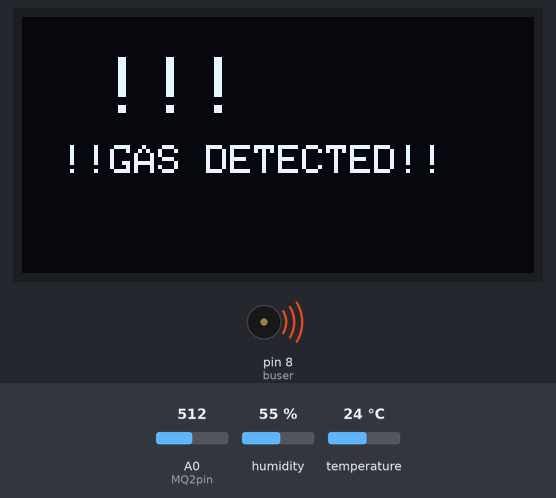
The sketch below on a simulated Arduino Uno, built with avr-gcc and run on an emulated ATmega328P. Shown: 128×64 one-colour display, buzzer (waves = sounding). Inputs (shaded band) come from the test bench; at power-on: A0 (MQ2pin) = 512, humidity 55 %, temperature 24 °C. The local clock reads 2024-03-15 10:24:30 at power-on unless the sketch sets it; what the sketch prints to the serial monitor is not drawn.

Above: at 1.2 s.
1.3 s: A0 (MQ2pin) set to 109
2.8 s: A0 (MQ2pin) set to 92
At 3.8 s:
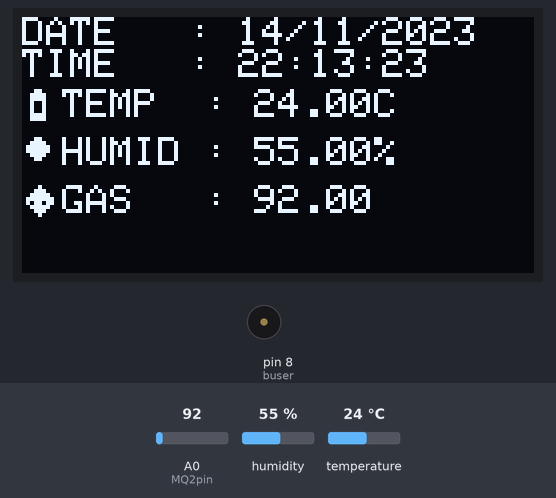
5.5 s: humidity set to 22 %
At 7.8 s:
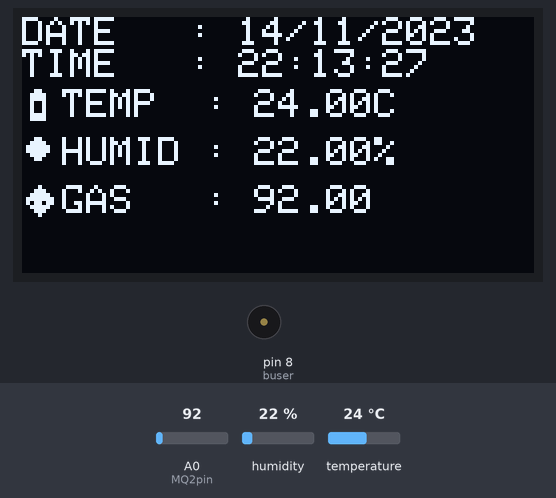
8.5 s: temperature set to 12 °C
At 9.9 s:
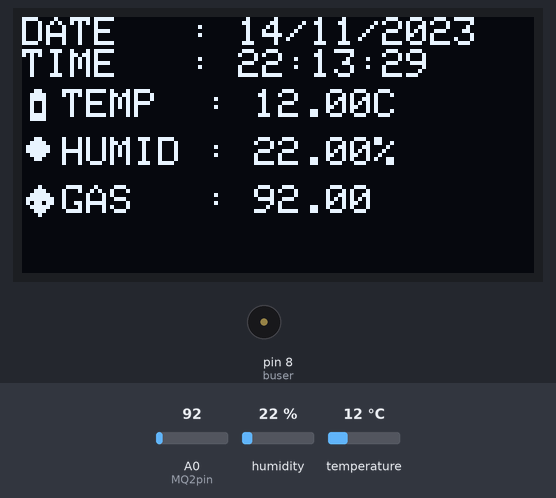
10.5 s: humidity set to 40 %
At 11.9 s:
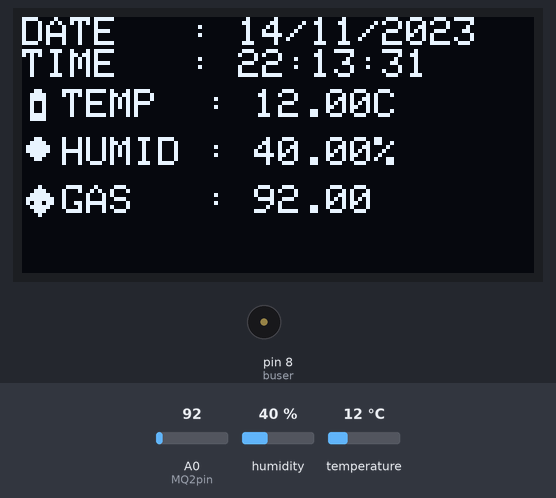
12.6 s: A0 (MQ2pin) set to 11
At 13.9 s:
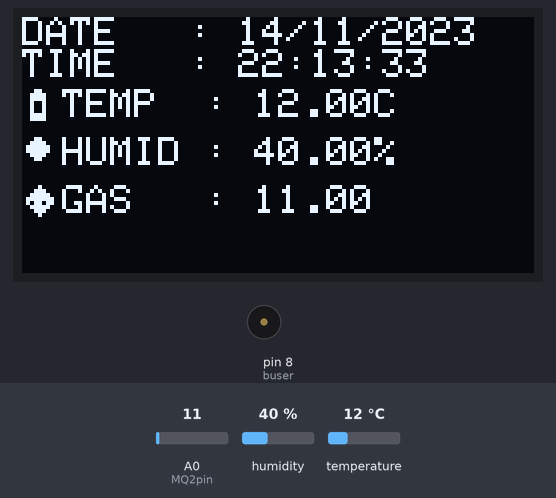
14.6 s: A0 (MQ2pin) set to 8
At 16.8 s:
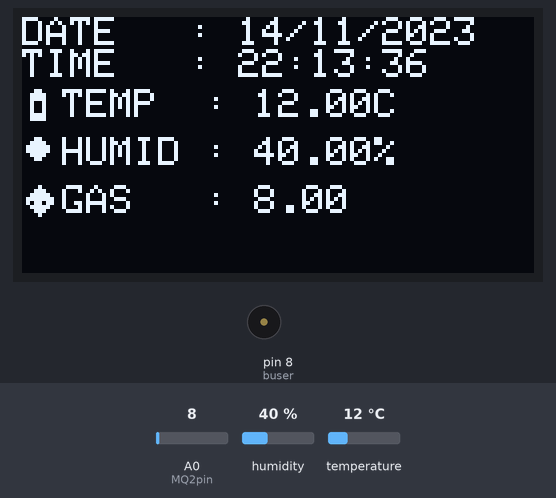
Timing chart, 0 to 17.6 s (numbered marks = the images above; inputs shaded):
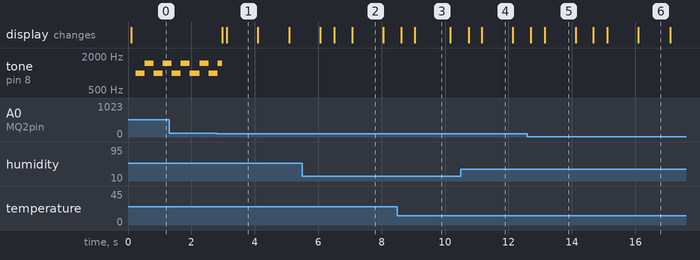

Measured:
- the behaviour switches between 101 and 100 on A0 (MQ2pin) (found by bisection; images 0 and 1)
- after the input at 2.8 s, the display: first changes after 0.17 s (image 1 shows a later state)
- what the display in image 1 shows lasts 1.0 s, from 3.1 s to 4.1 s
- what the display in image 3 shows lasts 1.2 s, from 9.0 s to 10.2 s

The sketch:

Prototype_Device.ino
```cpp
// Libraries used
#include <DHT.h>                  // For DHT11 temperature and humidity sensor
#include <Wire.h>                 // For I2C communication
#include <RTClib.h>               // For RTC DS3231 module
#include <Adafruit_GFX.h>        // Core graphics library for OLED
#include <Adafruit_SSD1306.h>    // Driver for SSD1306 OLED display

// OLED display size
#define SCREEN_WIDTH 128
#define SCREEN_HEIGHT 64

// MQ2 gas sensor pin and threshold
#define MQ2pin 0
#define Threshold 100  // Gas detection threshold

// Buzzer and LED pins
#define buser 8
#define ledPin 10

// Global variables
float sensorValue;
bool gasDetected = false;

// Initialize OLED display
Adafruit_SSD1306 display(SCREEN_WIDTH, SCREEN_HEIGHT, &Wire, -1);

// Timing variables for non-blocking alarm
unsigned long previousMillis = 0;
const long interval = 200;  // 200ms blink interval
bool ledState = false;
bool buzzerState = false;

// Bitmap icon: thermometer
const unsigned char termometer_bmp[] PROGMEM = {
  0x18, 0x3C, 0x3C, 0x24, 0x24, 0x24, 0x3C, 0x3C
};

// Bitmap icon: water drop (humidity)
const unsigned char air_bmp[] PROGMEM = {
  0x18, 0x3C, 0x7E, 0x7E, 0x3C, 0x18, 0x00, 0x00
};

// Bitmap icon: gas
const unsigned char gas_bmp[] PROGMEM = {
  0x08, 0x1C, 0x3E, 0x7F, 0x5B, 0x3E, 0x1C, 0x08
};

// RTC object
RTC_DS3231 rtc;

// DHT11 sensor configuration
#define DHTPIN 2
#define DHTTYPE DHT11
DHT dht(DHTPIN, DHTTYPE);

// Non-blocking gas alarm function
void alarmGasNonBlocking() {
  if (!gasDetected) {
    noTone(buser);
    digitalWrite(ledPin, LOW);
    return;
  }

  // Blink LED and alternate buzzer tone every interval
  unsigned long currentMillis = millis();
  if (currentMillis - previousMillis >= interval) {
    previousMillis = currentMillis;

    ledState = !ledState;
    digitalWrite(ledPin, ledState ? HIGH : LOW);

    buzzerState = !buzzerState;
    tone(buser, buzzerState ? 1000 : 1500);  // Alternate tones
  }
}

// Initialize MQ2 sensor
void mq2Setup() {
  Serial.println("MQ2 Warming Up");
  pinMode(ledPin, OUTPUT);
  delay(20000);  // Warm-up time for MQ2 sensor (20 seconds)
}

// Initialize DHT sensor
void dhtSetup() {
  dht.begin();
}

// Initialize and synchronize RTC
void clockSetup() {
  if (!rtc.begin()) {
    Serial.println("RTC Not Detected!");
    while (1);
  }
  rtc.adjust(DateTime(F(__DATE__), F(__TIME__))); // Set RTC time from compile time
}

// Initialize OLED display
void displaySetup() {
  if (!display.begin(SSD1306_SWITCHCAPVCC, 0x3C)) {
    Serial.println("OLED Not Detected!");
    while (1);
  }
  display.clearDisplay();
  display.setTextSize(1);
  display.setTextColor(SSD1306_WHITE);
}

// Arduino setup function
void setup() {
  Serial.begin(9600);     // Start serial communication
  clockSetup();           // Initialize RTC
  displaySetup();         // Initialize OLED
  dhtSetup();             // Initialize DHT sensor
}

// Read value from MQ2 gas sensor
void readMQ2() {
  sensorValue = analogRead(MQ2pin);
  Serial.print("Gas Value: ");
  Serial.println(sensorValue);
  gasDetected = sensorValue > Threshold;
}

// Read temperature and humidity from DHT11
void readDHT() {
  float temperature = dht.readTemperature();
  float humidity = dht.readHumidity();

  if (isnan(temperature) || isnan(humidity)) {
    Serial.println("Failed to read from DHT11 sensor!");
    return;
  }

  Serial.print("Temperature: ");
  Serial.print(temperature);
  Serial.println("°C");
  Serial.print("Humidity: ");
  Serial.print(humidity);
  Serial.println("%");

  // Display temperature on OLED
  display.drawBitmap(0, 18, termometer_bmp, 8, 8, SSD1306_WHITE);
  display.setCursor(10, 18);
  display.print("TEMP  : ");
  display.print(temperature);
  display.println("C");

  // Display humidity on OLED
  display.drawBitmap(0, 30, air_bmp, 8, 8, SSD1306_WHITE);
  display.setCursor(10, 30);
  display.print("HUMID : ");
  display.print(humidity);
  display.println("%");
}

// Display current date and time from RTC
void readClock() {
  DateTime now = rtc.now();

  display.print("DATE   : ");
  display.print(now.day());
  display.print('/');
  display.print(now.month());
  display.print('/');
  display.println(now.year());

  display.print("TIME   : ");
  display.print(now.hour());
  display.print(':');
  display.print(now.minute());
  display.print(':');
  display.println(now.second());
}

// Show gas value and warning icon on OLED
void showMQ2Gas() {
  display.drawBitmap(0, 42, gas_bmp, 8, 8, SSD1306_WHITE);
  display.setCursor(10, 42);
  display.print("GAS   : ");
  display.println(sensorValue);

  if (gasDetected) {
    // Clear and show alert message if gas is detected
    display.clearDisplay();
    display.setCursor(20, 10);
    display.setTextSize(2);
    display.println("!!!");
    display.setTextSize(1);
    display.setCursor(10, 32);
    display.println("!!GAS DETECTED!!");
  }
}

// Display all sensor data to OLED
void displayData() {
  display.clearDisplay();
  display.setCursor(0, 0);
  display.setTextSize(1);

  readClock();
  readDHT();
  readMQ2();
  showMQ2Gas();

  display.display();  // Refresh OLED display
}

// Arduino main loop
void loop() {
  displayData();           // Update OLED display
  alarmGasNonBlocking();   // Check and trigger gas alarm
  delay(100);              // Small delay to reduce flickering
}
```
